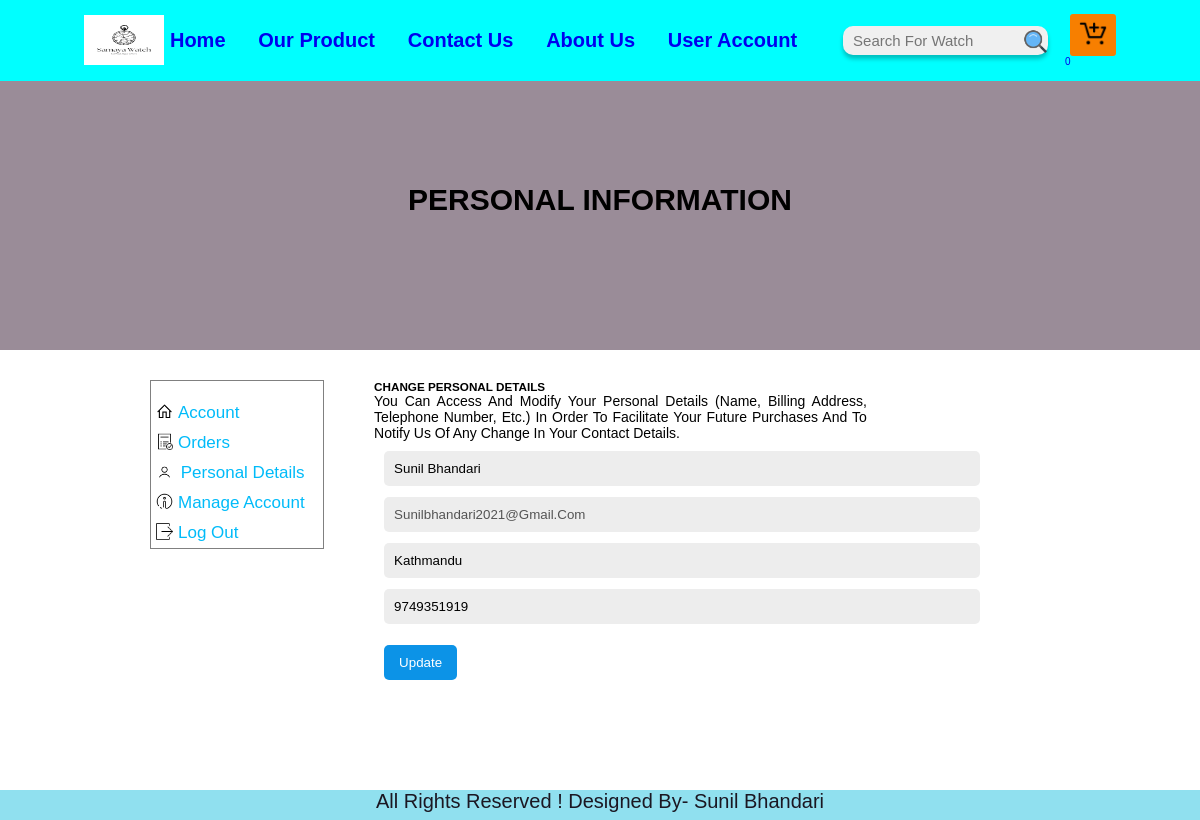
Page /customer/personal-detail.php (signed in) on the committed database.
### tables this page shows
CREATE TABLE `tbl_user` (
  `id` int(11) UNSIGNED NOT NULL,
  `full_name` varchar(255) NOT NULL,
  `username` varchar(255) NOT NULL,
  `password` varchar(255) NOT NULL,
  `email` varchar(255) NOT NULL,
  `phone` varchar(100) NOT NULL,
  `address` varchar(255) NOT NULL
);

### customer/personal-detail.php (the view, shortened to what this page needs)
<?php
include('include/header.php');
if (isset($_SESSION['username'])) {
  $customer_id    = $_SESSION['id'];
  $query = "SELECT * FROM tbl_user WHERE id=$customer_id";
  $run   = mysqli_query($con, $query);
  $row = mysqli_fetch_assoc($run);
  $cust_name = $row['full_name'];
  $cust_email = $row['email'];
  $cust_add = $row['address'];
  $cust_number = $row['phone'];
}
?>
<div class="account-info">
  Personal information
</div>
<div class="user-information">
  <?php include('include/sidebar.php'); ?>
  <div class="user-detail-info">
    <h3>CHANGE PERSONAL DETAILS</h3>
    <p>You can access and modify your personal details (name, billing address, telephone number, etc.)
      in order to facilitate your future
      purchases and to notify us of any change in your contact details.</p>
    <form action="" class="personal-detail-form" method="post">
      <input type="text" name="fullname" placeholder="Full Name" value="<?php echo $cust_name; ?>" class="form-control"><br><br>
      <input type="email" name="email" placeholder="Email" class="form-control" value="<?php echo $cust_email; ?>" disabled><br><br>
      <input type="text" name="address" placeholder="Address" value="<?php echo $cust_add; ?>" class="form-control"><br><br>
      <input type="number" name="phone_number" placeholder="Phone Number" value="<?php echo $cust_number; ?>" class="form-control"><br><br>
      <input type="submit" name="update" class="btn-update" value="Update">
    </form>
  </div>
</div>
<?php include('include/footer.php'); ?>

### css/style.css (style rules this page uses)
:root { --black: #1B1722; --white : #F0F0F0; --box-shadow: 0px 4px 4px rgba(0, 0, 0, 0.25); }
* { font-family: 'Quicksand', sans-serif; margin: 0; padding: 0; box-sizing: border-box; outline: none; border: none; text-decoration: none; text-transform: capitalize; transition: linear; }
html { font-size: 62.5%; overflow-x: hidden; scroll-padding-top: 7rem; scroll-behavior: smooth; }

### css/mens.css (style rules this page uses)
body { padding-top: 50px; }

### css/ladies.css (style rules this page uses)
body { padding-top: 50px; }

### css/unisex.css (style rules this page uses)
body { padding-top: 50px; }

### css/watch-detail.css (style rules this page uses)
* { padding: 0; margin: 0; font-family: Arial, Helvetica, sans-serif; }

### css/customer-info.css (style rules this page uses)
.account-info { display: flex; justify-content: center; align-items: center; height: 300px; width: 100%; font-size: 30px; font-weight: 700; background-color: #9a8c98; text-transform: uppercase; }
.user-information { display: flex; width: 70%; margin-top: 30px; margin-left: 150px; margin-bottom: 50px; justify-content: space-between; }
.user-detail-info p { width: 80%; text-align: justify; font-size: 14px; }
.personal-detail-form { padding: 10px; }
.form-control { width: 100%; height: 35px; padding-left: 10px; border: none; border-radius: 5px; background-color:rgb(237, 237, 237); }
.form-control::placeholder { color: rgb(125, 123, 123); }
.btn-update { border: none; padding: 10px 15px; border-radius: 5px; background-color: #0c93e7; color: white; cursor: pointer; margin-top: 10px; }

### rows in the picture
tbl_user: fullname "sunil Bhandari", email "sunilbhandari2021@gmail.com", address "Kathmandu", phone_number "9749351919"

### other values in the picture
$count "0"
